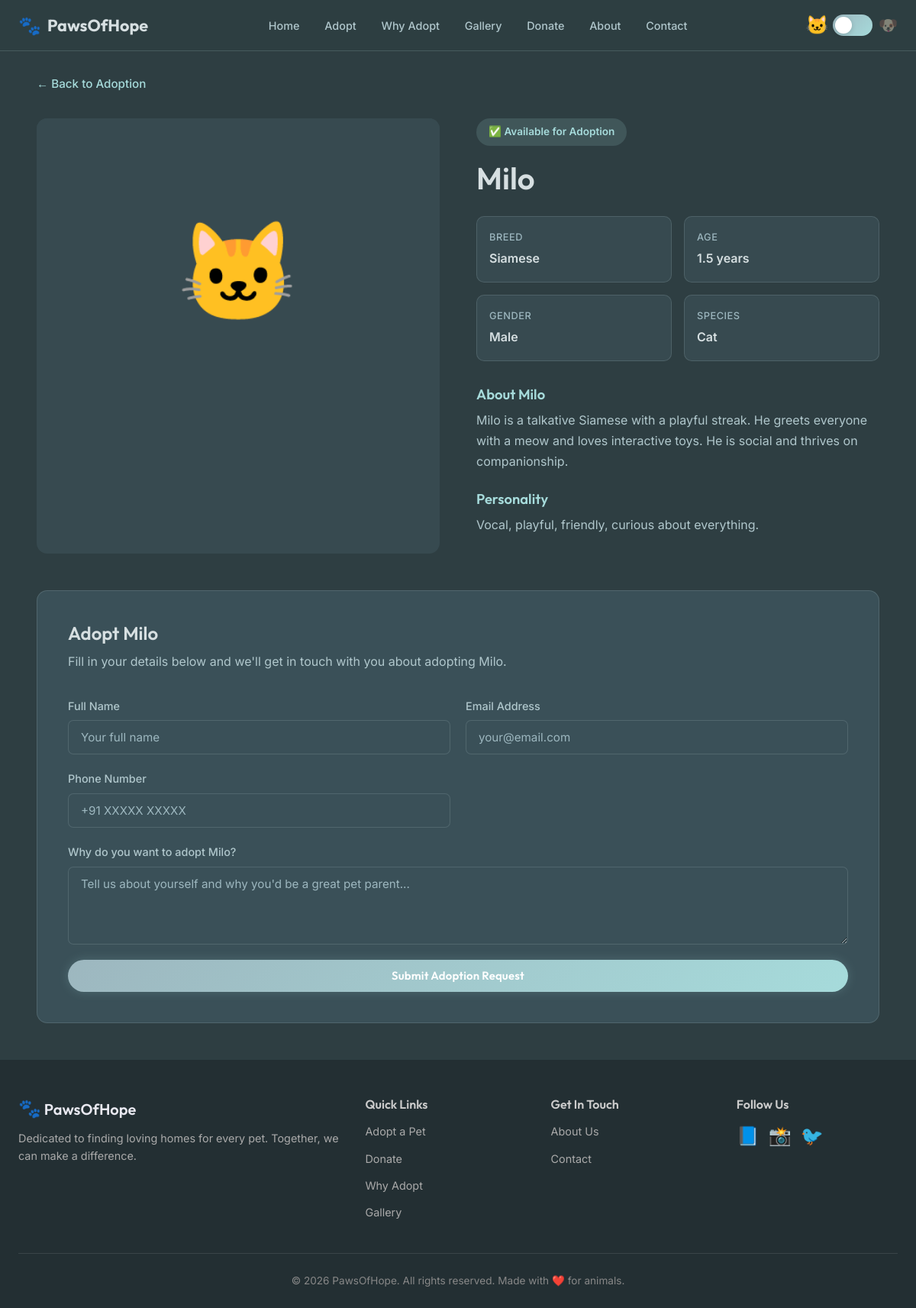
/pet/2/, run on the app's committed database.
### core/models.py (models this page shows, shortened)
class Pet(models.Model):
    SPECIES_CHOICES = [
        ('cat', 'Cat'),
        ('dog', 'Dog'),
    ]
    GENDER_CHOICES = [
        ('male', 'Male'),
        ('female', 'Female'),
    ]
    name = models.CharField(max_length=100)
    species = models.CharField(max_length=10, choices=SPECIES_CHOICES)
    breed = models.CharField(max_length=100)
    age = models.CharField(max_length=50)
    gender = models.CharField(max_length=10, choices=GENDER_CHOICES)
    description = models.TextField()
    personality = models.TextField(blank=True)
    image = models.ImageField(upload_to='pets/', blank=True, null=True)
    is_available = models.BooleanField(default=True)
    created_at = models.DateTimeField(auto_now_add=True)
    class Meta:
        ordering = ['-created_at']

### core/views.py (the view, shortened to what this page needs)
def pet_detail(request, pk):
    pet = get_object_or_404(Pet, pk=pk)
    mode = get_mode(request)
    return render(request, 'core/pet_detail.html', {'mode': mode, 'pet': pet})

### core/views.py (called while the page is built)
def get_mode(request):
    return request.session.get('mode', 'cat')

### core/templates/core/pet_detail.html (shortened to what this page needs)
{% extends 'core/base.html' %}
{% load static %}
{% block content %}
<section class="pet-detail-section" id="pet-detail">
    <div class="section-container">
        <a href="{% url 'adoption' %}" class="back-link" id="back-to-adoption">← Back to Adoption</a>
        <div class="pet-detail-grid">
            <div class="pet-detail-image">
                {% if pet.image %}
                <img src="{{ pet.image.url }}" alt="{{ pet.name }}">
                {% else %}
                <div class="pet-placeholder-large">{% if pet.species == 'cat' %}🐱{% else %}🐶{% endif %}</div>
                {% endif %}
            </div>
            <div class="pet-detail-info">
                <span class="pet-badge-large">{% if pet.is_available %}✅ Available for Adoption{% else %}❌ Not Available{% endif %}</span>
                <h1 id="pet-name">{{ pet.name }}</h1>
                <div class="pet-detail-meta">
                    <div class="meta-item">
                        <span class="meta-label">Breed</span>
                        <span class="meta-value">{{ pet.breed }}</span>
                    </div>
                    <div class="meta-item">
                        <span class="meta-label">Age</span>
                        <span class="meta-value">{{ pet.age }}</span>
                    </div>
                    <div class="meta-item">
                        <span class="meta-label">Gender</span>
                        <span class="meta-value">{{ pet.get_gender_display }}</span>
                    </div>
                    <div class="meta-item">
                        <span class="meta-label">Species</span>
                        <span class="meta-value">{{ pet.get_species_display }}</span>
                    </div>
                </div>
                <div class="pet-detail-desc">
                    <h3>About {{ pet.name }}</h3>
                    <p>{{ pet.description }}</p>
                </div>
                {% if pet.personality %}
                <div class="pet-detail-personality">
                    <h3>Personality</h3>
                    <p>{{ pet.personality }}</p>
                </div>
                {% endif %}
            </div>
        </div>
        {% if pet.is_available %}
        <div class="adoption-form-section" id="adoption-form-section">
            <h2>Adopt {{ pet.name }}</h2>
            <p>Fill in your details below and we'll get in touch with you about adopting {{ pet.name }}.</p>
            <form method="post" class="styled-form" id="adoption-form">
                <div class="form-grid">
                    <div class="form-group">
                        <label for="name">Full Name</label>
                        <input type="text" name="name" id="name" required placeholder="Your full name">
                    </div>
                    <div class="form-group">
                        <label for="email">Email Address</label>
                        <input type="email" name="email" id="email" required placeholder="your@email.com">
                    </div>
                    <div class="form-group">
                        <label for="phone">Phone Number</label>
                        <input type="tel" name="phone" id="phone" required placeholder="+91 XXXXX XXXXX">
                    </div>
                    <div class="form-group full-width">
                        <label for="message">Why do you want to adopt {{ pet.name }}?</label>
                        <textarea name="message" id="message" rows="4" placeholder="Tell us about yourself and why you'd be a great pet parent..."></textarea>
                    </div>
                </div>
                <button type="submit" class="btn btn-primary" id="submit-adoption">Submit Adoption Request</button>
            </form>
        </div>
        {% endif %}
    </div>
</section>
{% endblock %}

### core/templates/core/base.html (shortened to what this page needs)
{% load static %}
<!DOCTYPE html>
<html lang="en">
<head>
    <link rel="stylesheet" href="{% static 'core/css/styles.css' %}">
</head>
<body class="{{ mode }}-mode" id="app-body">
    <nav class="navbar" id="main-nav">
        <div class="nav-container">
            <a href="{% url 'home' %}" class="nav-logo">
                <span class="logo-icon">🐾</span>
                <span class="logo-text">PawsOfHope</span>
            </a>
            <ul class="nav-links" id="nav-links">
                <li><a href="{% url 'home' %}" class="{% if request.resolver_match.url_name == 'home' %}active{% endif %}">Home</a></li>
                <li><a href="{% url 'adoption' %}" class="{% if request.resolver_match.url_name == 'adoption' %}active{% endif %}">Adopt</a></li>
                <li><a href="{% url 'awareness' %}" class="{% if request.resolver_match.url_name == 'awareness' %}active{% endif %}">Why Adopt</a></li>
                <li><a href="{% url 'gallery' %}" class="{% if request.resolver_match.url_name == 'gallery' %}active{% endif %}">Gallery</a></li>
                <li><a href="{% url 'donation' %}" class="{% if request.resolver_match.url_name == 'donation' %}active{% endif %}">Donate</a></li>
                <li><a href="{% url 'about' %}" class="{% if request.resolver_match.url_name == 'about' %}active{% endif %}">About</a></li>
                <li><a href="{% url 'contact' %}" class="{% if request.resolver_match.url_name == 'contact' %}active{% endif %}">Contact</a></li>
            </ul>
            <div class="mode-toggle" id="mode-toggle">
                <span class="mode-label cat-label" id="cat-label">🐱</span>
                <label class="toggle-switch">
                    <span class="toggle-slider"></span>
                </label>
                <span class="mode-label dog-label" id="dog-label">🐶</span>
            </div>
        </div>
    </nav>
    <main class="main-content">
        {% block content %}{% endblock %}
    </main>
    <footer class="footer">
        <div class="footer-container">
            <div class="footer-grid">
                <div class="footer-col">
                    <h3><span class="logo-icon">🐾</span> PawsOfHope</h3>
                    <p>Dedicated to finding loving homes for every pet. Together, we can make a difference.</p>
                </div>
                <div class="footer-col">
                    <h4>Quick Links</h4>
                    <ul>
                        <li><a href="{% url 'adoption' %}">Adopt a Pet</a></li>
                        <li><a href="{% url 'donation' %}">Donate</a></li>
                        <li><a href="{% url 'awareness' %}">Why Adopt</a></li>
                        <li><a href="{% url 'gallery' %}">Gallery</a></li>
                    </ul>
                </div>
                <div class="footer-col">
                    <h4>Get In Touch</h4>
                    <ul>
                        <li><a href="{% url 'about' %}">About Us</a></li>
                        <li><a href="{% url 'contact' %}">Contact</a></li>
                    </ul>
                </div>
                <div class="footer-col">
                    <h4>Follow Us</h4>
                    <div class="social-links">
                        <a href="#" class="social-icon" aria-label="Facebook">📘</a>
                        <a href="#" class="social-icon" aria-label="Instagram">📸</a>
                        <a href="#" class="social-icon" aria-label="Twitter">🐦</a>
                    </div>
                </div>
            </div>
            <div class="footer-bottom">
                <p>&copy; 2026 PawsOfHope. All rights reserved. Made with ❤️ for animals.</p>
            </div>
        </div>
    </footer>
</body>
</html>

### data on the page
Pet: name "Milo", breed "Siamese", age "1.5 years", gender "Male", species "Cat", description "Milo is a talkative Siamese with a playful streak. He greets everyone with a meow and loves interactive toys. He is social and thrives on companionship.", personality "Vocal, playful, friendly, curious about everything."
